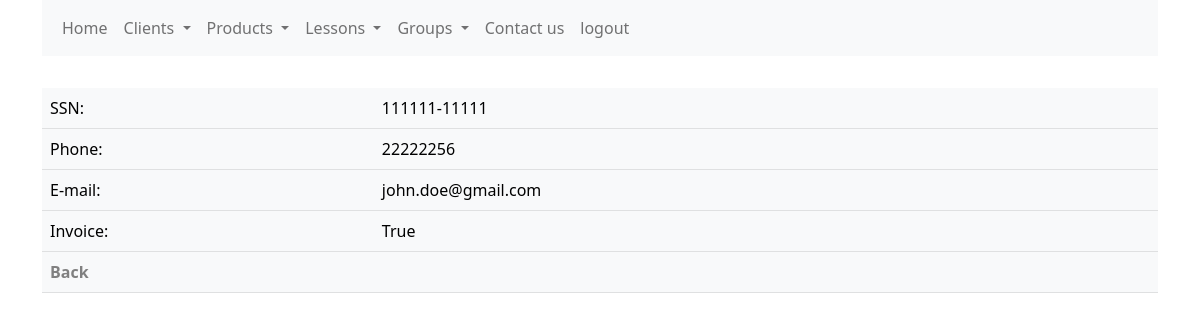
The app's page /users/customer/4/ (signed in) with its own data.
### users/models.py (models this page shows, shortened)
class BaseUser(AbstractUser):
    username = models.CharField(max_length=150, unique=True, blank=False)
    first_name = models.CharField(max_length=150)
    last_name = models.CharField(max_length=150)
    ssn = models.CharField(max_length=12)
    phone = models.CharField(max_length=13)
    email = models.CharField(max_length=100)
    created_at = models.DateTimeField(default=timezone.now)
    is_staff = models.BooleanField(default=False)
    is_active = models.BooleanField(default=False)
    USERNAME_FIELD = "username"
    REQUIRED_FIELDS = [
        "first_name",
        "last_name",
        "ssn",
        "phone",
        "email",
    ]

class Customer(BaseUser):
    want_invoice = models.BooleanField(default=True)
    class Meta:
        verbose_name_plural = "Customers"

### users/views.py (the view)
# urls.py: path("customer/<int:pk>/", CustomerDetailView.as_view(), name="customer"),
class CustomerDetailView(DetailView):
    model = Customer

### users/templates/users/customer_detail.html (shortened to what this page needs)
{% extends 'main.html' %}
{% block content %}
<br>
<table class="table table-light">
    <tbody>
        <tr>
            <td>SSN:</td>
            <td>{{ object.ssn }} </td>
        </tr>
        <tr>
            <td>Phone:</td>
            <td>{{ object.phone }} </td>
        </tr>
        <tr>
            <td>E-mail:</td>
            <td>{{ object.email }} </td>
        </tr>
        <tr>
            <td>Invoice:</td>
            <td>{{ object.want_invoice }} </td>
        </tr>
        <tr>
            <td colspan="2"><a href="{% url 'customers' %}">Back</a></td>
        </tr>
    </tbody>
</table>
{% endblock content %}

### static/css/styles.css (style rules this page uses)
a { color: grey; font-weight: bold; text-decoration: none; }

### records on screen
BaseUser: ssn "111111-11111", phone "22222256", email "john.doe@gmail.com"
Customer: want_invoice "True"
